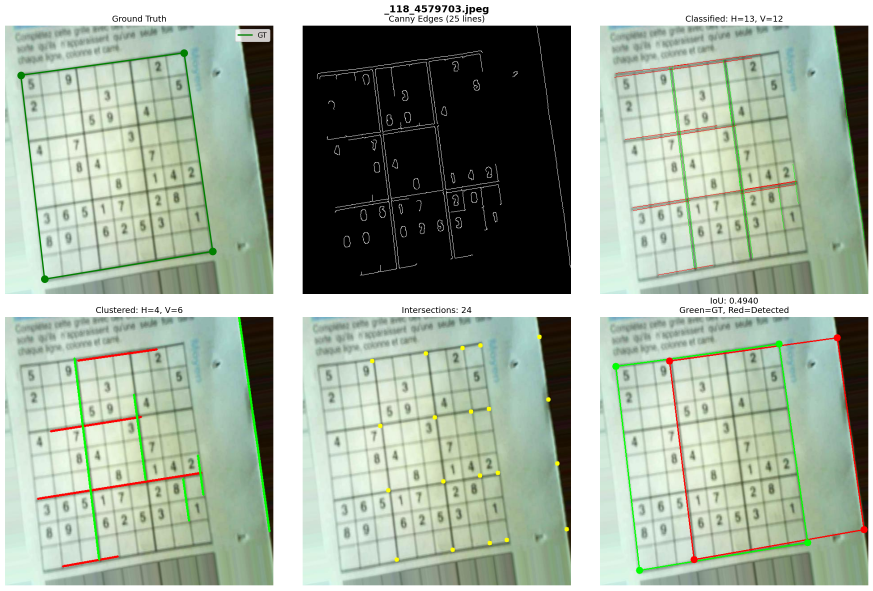
#> input picture _archive/sudoku-detector/experiment/diagnostic_output/_118_4579703_diagnostic.png, 2619 x 1771 px (shown at 1/3 size)
$ python -i contour_detection_v2.py   (imports and definitions only)
#> lines starting #> are read from the running program, lines starting #| are printed output that depends on the picture; after the words box and inside, x2 and y2 are one past the last pixel; in counts of white or black regions, pixels touching at a corner belong together
### _archive/sudoku-detector/src/preprocessing.py
"""Image preprocessing functions for sudoku grid detection."""

from typing import Optional, Tuple

import cv2
import numpy as np

from .config import DetectionConfig


# [24 lines left out: function load_and_validate, not called in this run]


def resize_image(
    img: np.ndarray, target_size: int
) -> Tuple[np.ndarray, float]:
    """Resize image to fit within target size while preserving aspect ratio.

    The image is only resized if its largest dimension exceeds target_size.
    The aspect ratio is always preserved.

    Args:
        img: Input image (BGR or grayscale).
        target_size: Maximum dimension (width or height) for the output.

    Returns:
        Tuple of (resized_image, scale_factor) where scale_factor is the
        ratio of new size to original size (1.0 if no resize needed).
    """
    height, width = img.shape[:2]
    max_dim = max(height, width)

    if max_dim <= target_size:
        return img.copy(), 1.0

    scale_factor = target_size / max_dim
    new_width = int(width * scale_factor)
    new_height = int(height * scale_factor)

    resized = cv2.resize(
        img, (new_width, new_height), interpolation=cv2.INTER_AREA
    )
    return resized, scale_factor


def to_grayscale(img: np.ndarray) -> np.ndarray:
    """Convert image to grayscale, handling already-gray images.

    Args:
        img: Input image (BGR or grayscale).

    Returns:
        Grayscale image.
    """
    if len(img.shape) == 2:
        return img.copy()

    if img.shape[2] == 1:
        return img.squeeze(axis=2).copy()

    return cv2.cvtColor(img, cv2.COLOR_BGR2GRAY)


# [149 lines left out: functions apply_clahe, adaptive_threshold, apply_morphological, get_edges, preprocess_for_contour, preprocess_for_hough, not called in this run]

### _archive/sudoku-detector/src/geometry.py
"""Geometric utility functions for sudoku grid detection."""

from typing import List, Tuple

import cv2
import numpy as np

try:
    from shapely.geometry import Polygon
    SHAPELY_AVAILABLE = True
except ImportError:
    SHAPELY_AVAILABLE = False


def order_corners(corners: np.ndarray) -> np.ndarray:
    """Order 4 corner points as [top-left, top-right, bottom-right, bottom-left].

    Uses sum and difference method:
    - Top-left: smallest (x + y)
    - Bottom-right: largest (x + y)
    - Top-right: largest (x - y)
    - Bottom-left: smallest (x - y)

    Args:
        corners: Unordered corner points with shape (4, 2).

    Returns:
        Ordered corners array with shape (4, 2) and dtype float32.
    """
    corners = np.array(corners, dtype=np.float32)

    if corners.shape != (4, 2):
        raise ValueError(f"Expected shape (4, 2), got {corners.shape}")

    # Compute sum and difference for each point
    sums = corners[:, 0] + corners[:, 1]
    diffs = corners[:, 0] - corners[:, 1]

    # Find indices of extreme points
    top_left_idx = np.argmin(sums)
    bottom_right_idx = np.argmax(sums)
    top_right_idx = np.argmax(diffs)
    bottom_left_idx = np.argmin(diffs)

    # Order corners: TL, TR, BR, BL
    ordered = np.array([
        corners[top_left_idx],
        corners[top_right_idx],
        corners[bottom_right_idx],
        corners[bottom_left_idx],
    ], dtype=np.float32)

    return ordered


def refine_corners(
    gray: np.ndarray,
    corners: np.ndarray,
    window_size: int = 5,
) -> np.ndarray:
    """Refine corner positions to sub-pixel accuracy.

    Uses cv2.cornerSubPix to find precise corner locations.

    Args:
        gray: Grayscale image.
        corners: Initial corner positions with shape (4, 2).
        window_size: Half of the search window side length.

    Returns:
        Refined corners array with shape (4, 2) and dtype float32.
    """
    corners = np.array(corners, dtype=np.float32)

    # cornerSubPix expects shape (N, 1, 2)
    corners_reshaped = corners.reshape(-1, 1, 2)

    criteria = (
        cv2.TERM_CRITERIA_EPS + cv2.TERM_CRITERIA_MAX_ITER,
        30,
        0.001,
    )

    refined = cv2.cornerSubPix(
        gray,
        corners_reshaped,
        winSize=(window_size, window_size),
        zeroZone=(-1, -1),
        criteria=criteria,
    )

    return refined.reshape(4, 2).astype(np.float32)


# [335 lines left out: functions compute_homography, warp_perspective, scale_corners_to_original, compute_quadrilateral_area, _compute_angle_at_vertex, compute_interior_angles and 4 more, not called in this run]

### _archive/sudoku-detector/experiment/contour_detection_v2.py
#!/usr/bin/env python3
"""
Improved contour-based detection with multiple strategies.
"""

import sys
import json
import random
from pathlib import Path
from typing import Dict, List, Tuple, Optional

import cv2
import numpy as np

sys.path.insert(0, str(Path.cwd().parent))

from src.preprocessing import resize_image, to_grayscale
from src.geometry import order_corners, refine_corners, compute_iou

RANDOM_SEED = 42
TARGET_SIZE = 1000
GROUND_TRUTH_FILE = Path('../data/ground_truth_corners.json')
EXAMPLES_DIR = Path('../examples')


# [10 lines left out: functions load_ground_truth, get_sample_images, not called in this run]


def find_quadrilateral_from_contour(
    contour: np.ndarray,
    img_shape: Tuple[int, int],
    epsilon_range: List[float] = [0.01, 0.02, 0.03, 0.04, 0.05]
) -> Optional[np.ndarray]:
    """
    Try to approximate contour to a quadrilateral with various tolerances.
    """
    peri = cv2.arcLength(contour, True)

    for eps in epsilon_range:
        approx = cv2.approxPolyDP(contour, eps * peri, True)

        if len(approx) == 4:
            quad = approx.reshape(4, 2)
            if cv2.isContourConvex(quad.reshape(-1, 1, 2).astype(np.int32)):
                return quad

    return None


def find_quadrilateral_from_hull(
    contour: np.ndarray,
    img_shape: Tuple[int, int]
) -> Optional[np.ndarray]:
    """
    Find quadrilateral by fitting to convex hull.
    Uses the 4 points that maximize the quadrilateral area.
    """
    hull = cv2.convexHull(contour)

    if len(hull) < 4:
        return None

    hull_points = hull.reshape(-1, 2)

    # If hull already has 4 points, use them
    if len(hull_points) == 4:
        return hull_points.astype(np.float32)

    # Find 4 corners from hull using distance from centroid
    centroid = hull_points.mean(axis=0)
    angles = np.arctan2(hull_points[:, 1] - centroid[1],
                        hull_points[:, 0] - centroid[0])

    # Sort by angle
    sorted_indices = np.argsort(angles)
    sorted_points = hull_points[sorted_indices]

    # Divide into 4 quadrants and pick furthest point from centroid in each
    n = len(sorted_points)
    quadrant_size = n // 4

    corners = []
    for i in range(4):
        start = i * quadrant_size
        end = start + quadrant_size if i < 3 else n

        quadrant_points = sorted_points[start:end]
        distances = np.linalg.norm(quadrant_points - centroid, axis=1)
        furthest_idx = np.argmax(distances)
        corners.append(quadrant_points[furthest_idx])

    return np.array(corners, dtype=np.float32)


def find_best_quadrilateral(
    contours: List[np.ndarray],
    img_shape: Tuple[int, int],
    min_area_ratio: float = 0.05,
    max_area_ratio: float = 0.98
) -> Tuple[Optional[np.ndarray], str]:
    """
    Find the best quadrilateral from contours.

    Returns:
        quad: 4 corner points, or None
        method: how the quad was found
    """
    h, w = img_shape
    img_area = h * w
    min_area = img_area * min_area_ratio
    max_area = img_area * max_area_ratio

    candidates = []

    for contour in contours:
        area = cv2.contourArea(contour)
        if area < min_area or area > max_area:
            continue

        # Try polygon approximation first
        quad = find_quadrilateral_from_contour(contour, img_shape)
        if quad is not None:
            candidates.append((quad, area, 'approx'))
            continue

        # Try convex hull
        quad = find_quadrilateral_from_hull(contour, img_shape)
        if quad is not None:
            quad_area = cv2.contourArea(quad.reshape(-1, 1, 2).astype(np.int32))
            if quad_area >= min_area:
                candidates.append((quad, quad_area, 'hull'))

    if not candidates:
        return None, 'none'

    # Return largest
    candidates.sort(key=lambda x: x[1], reverse=True)
    return candidates[0][0], candidates[0][2]


def preprocess_for_contours(
    gray: np.ndarray,
    method: str,
    params: dict
) -> np.ndarray:
    """Apply preprocessing to get binary image for contour detection."""

    if method == 'adaptive':
        blur = cv2.GaussianBlur(gray, (5, 5), 0)
        binary = cv2.adaptiveThreshold(
            blur, 255,
            cv2.ADAPTIVE_THRESH_GAUSSIAN_C,
            cv2.THRESH_BINARY_INV,
            params.get('block_size', 11),
            params.get('c', 2)
        )

    elif method == 'canny':
        blur = cv2.GaussianBlur(gray, (5, 5), 0)
        binary = cv2.Canny(
            blur,
            params.get('canny_low', 50),
            params.get('canny_high', 150)
        )

    elif method == 'bilateral_canny':
        filtered = cv2.bilateralFilter(gray, 9, 75, 75)
        binary = cv2.Canny(
            filtered,
            params.get('canny_low', 50),
            params.get('canny_high', 150)
        )

    elif method == 'morph_gradient':
        kernel = cv2.getStructuringElement(cv2.MORPH_RECT, (3, 3))
        gradient = cv2.morphologyEx(gray, cv2.MORPH_GRADIENT, kernel)
        _, binary = cv2.threshold(gradient, 0, 255, cv2.THRESH_BINARY + cv2.THRESH_OTSU)

    elif method == 'otsu':
        blur = cv2.GaussianBlur(gray, (5, 5), 0)
        _, binary = cv2.threshold(blur, 0, 255, cv2.THRESH_BINARY_INV + cv2.THRESH_OTSU)

    else:
        raise ValueError(f"Unknown method: {method}")

    return binary


def close_edges(binary: np.ndarray, iterations: int = 2) -> np.ndarray:
    """Close gaps in edges using morphological operations."""
    kernel = cv2.getStructuringElement(cv2.MORPH_RECT, (3, 3))

    # Dilate to connect nearby edges
    closed = cv2.dilate(binary, kernel, iterations=iterations)

    # Optional: erode slightly to maintain edge positions
    # closed = cv2.erode(closed, kernel, iterations=1)

    return closed


def detect_corners(
    image: np.ndarray,
    params: dict = None
) -> Tuple[Optional[np.ndarray], dict]:
    """
    Detect sudoku corners using robust contour detection.
    """
    if params is None:
        params = {}

    debug = {}

    # Preprocess
    resized, scale = resize_image(image, TARGET_SIZE)
    gray = to_grayscale(resized)
    debug['scale'] = scale

    # Try multiple preprocessing methods
    methods = [
        ('adaptive', {'block_size': 11, 'c': 2}),
        ('adaptive', {'block_size': 15, 'c': 3}),
        ('adaptive', {'block_size': 21, 'c': 4}),
        ('morph_gradient', {}),
        ('canny', {'canny_low': 30, 'canny_high': 100}),
        ('canny', {'canny_low': 50, 'canny_high': 150}),
        ('bilateral_canny', {'canny_low': 50, 'canny_high': 150}),
        ('otsu', {}),
    ]

    best_quad = None
    best_area = 0
    best_method = None

    for method_name, method_params in methods:
        try:
            binary = preprocess_for_contours(gray, method_name, method_params)

            # Try different levels of edge closing
            for close_iter in [1, 2, 3]:
                closed = close_edges(binary, close_iter)

                # Find contours
                contours, _ = cv2.findContours(
                    closed,
                    cv2.RETR_EXTERNAL,
                    cv2.CHAIN_APPROX_SIMPLE
                )

                quad, find_method = find_best_quadrilateral(contours, gray.shape[:2])

                if quad is not None:
                    area = cv2.contourArea(quad.reshape(-1, 1, 2).astype(np.int32))
                    if area > best_area:
                        best_area = area
                        best_quad = quad
                        best_method = f"{method_name}_{find_method}_close{close_iter}"

        except Exception as e:
            continue

    if best_quad is None:
        debug['error'] = 'No quadrilateral found'
        return None, debug

    debug['method'] = best_method

    # Order corners: TL, TR, BR, BL
    corners = order_corners(best_quad)

    # Refine corners
    try:
        corners = refine_corners(gray, corners)
    except:
        pass

    # Scale back
    corners_orig = corners / scale

    return corners_orig, debug


# [42 lines left out: function test_on_all_images, not called in this run]


# [2 lines not run here, left out]

>>> import cv2
>>> picture = cv2.imread('diagnostic_output/_118_4579703_diagnostic.png')
#> picture is the input picture: shape (1771, 2619, 3); mean B, G, R 157.2, 173, 159.9
>>> result = detect_corners(picture)
#> in resize_image, `resized = cv2.resize( img, (new_width, new_height), interpolation=cv2...`:
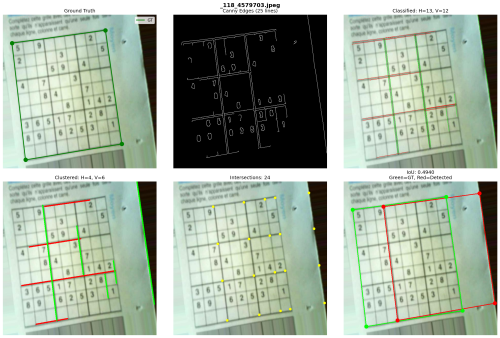
#> resized: shape (676, 1000, 3) (shown at 1/2 size); mean B, G, R 157.2, 173, 159.9
#> in detect_corners, `resized, scale = resize_image(image, TARGET_SIZE)`: scale = 0.382
#> the loop in detect_corners, `for method_name, method_params in methods:` made 8 passes
#> pass 1, in preprocess_for_contours, `binary = cv2.adaptiveThreshold( blur, 255, cv2.ADAPTIVE_THRESH_GAUSSIA..`:
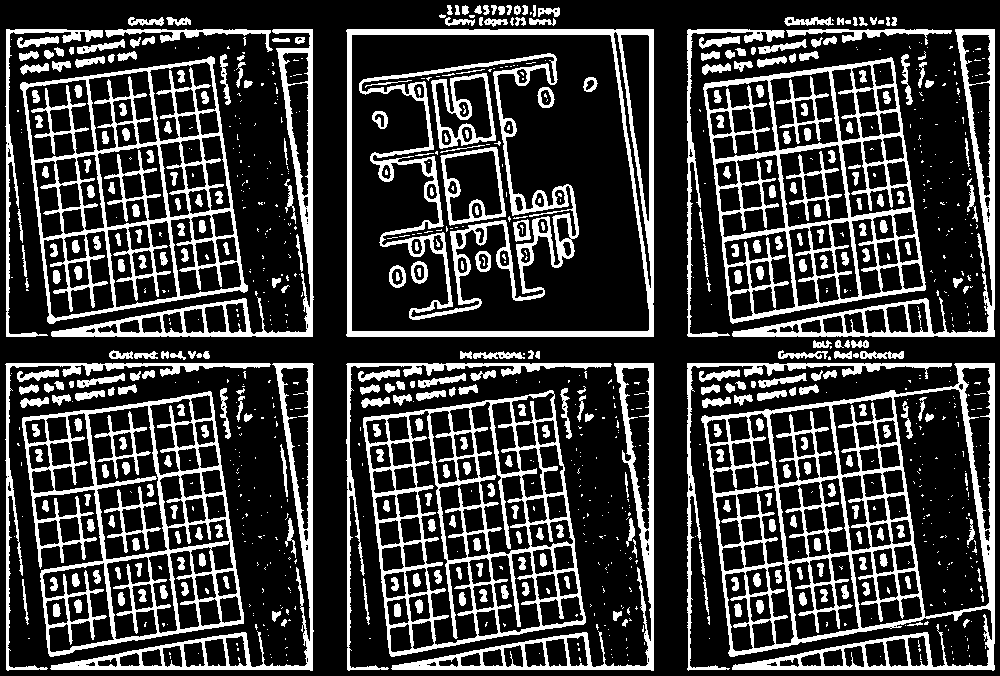
#> binary: shape (676, 1000); 23.7% white; 1019 white regions (638 under 20 px), largest, box (x1, y1, x2, y2) and area: (701, 363, 995, 671) 19323, (363, 390, 586, 657) 13025, (20, 56, 248, 324) 12933
#> pass 1, in close_edges, `closed = cv2.dilate(binary, kernel, iterations=iterations)`:
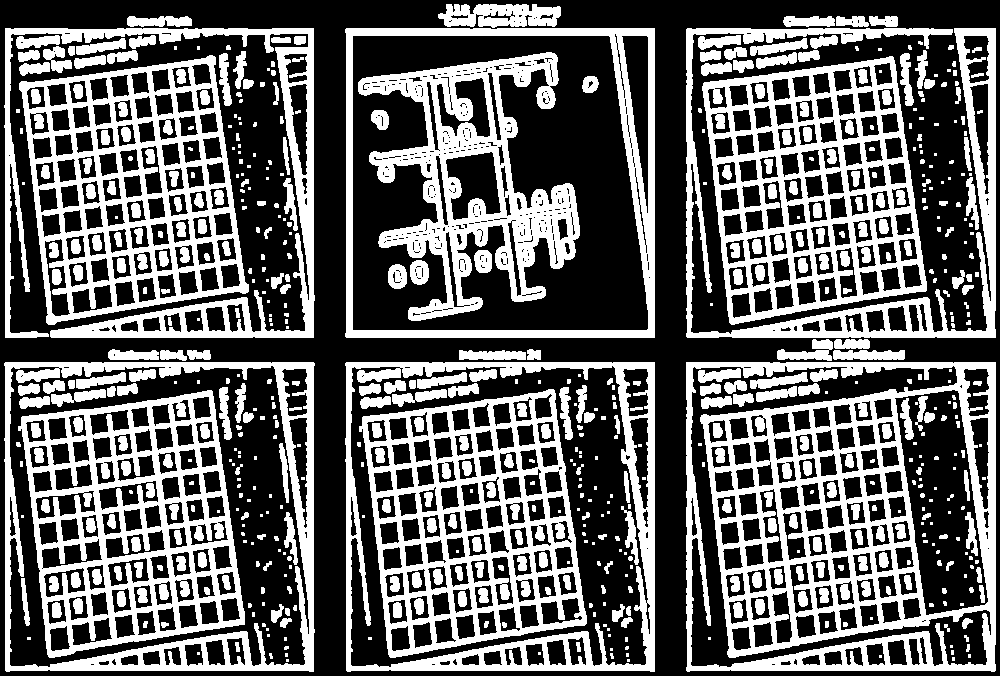
#> closed: shape (676, 1000); 39.2% white; 645 white regions (267 under 20 px), largest, box (x1, y1, x2, y2) and area: (686, 362, 996, 672) 36610, (18, 390, 245, 658) 22408, (359, 389, 587, 658) 22375
#> pass 1, in close_edges (call 2), `closed = cv2.dilate(binary, kernel, iterations=iterations)`:
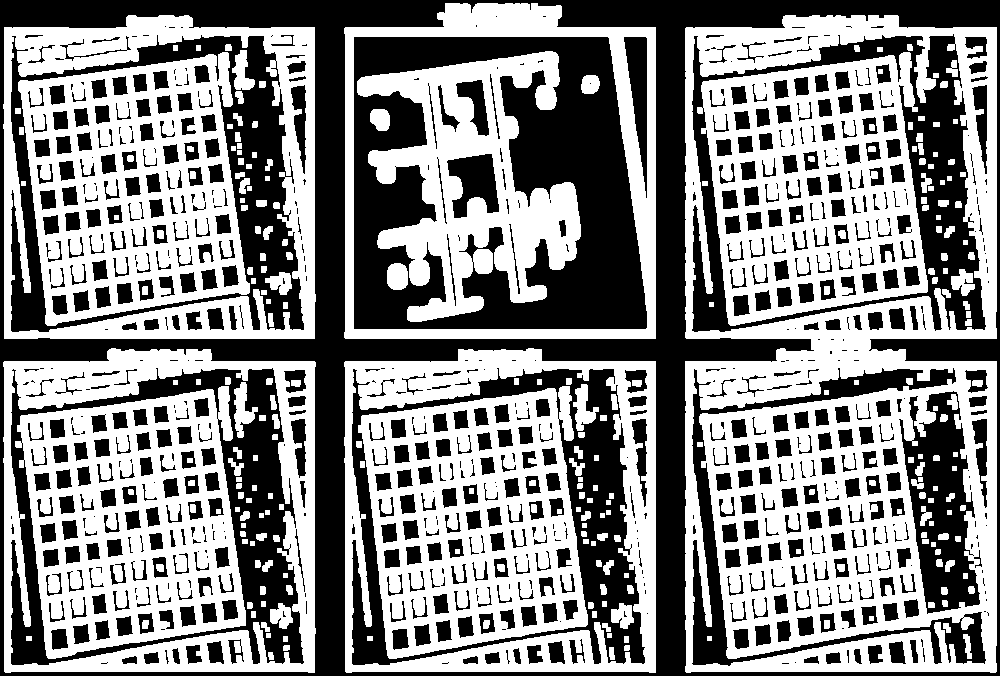
#> closed: shape (676, 1000); 53.2% white; 808 black regions (269 under 20 px), largest, box (x1, y1, x2, y2) and area: (0, 0, 1000, 676) 85387, (354, 37, 647, 329) 48192, (11, 368, 304, 665) 20074
#> after the loop in detect_corners, `for method_name, method_params in methods:`:
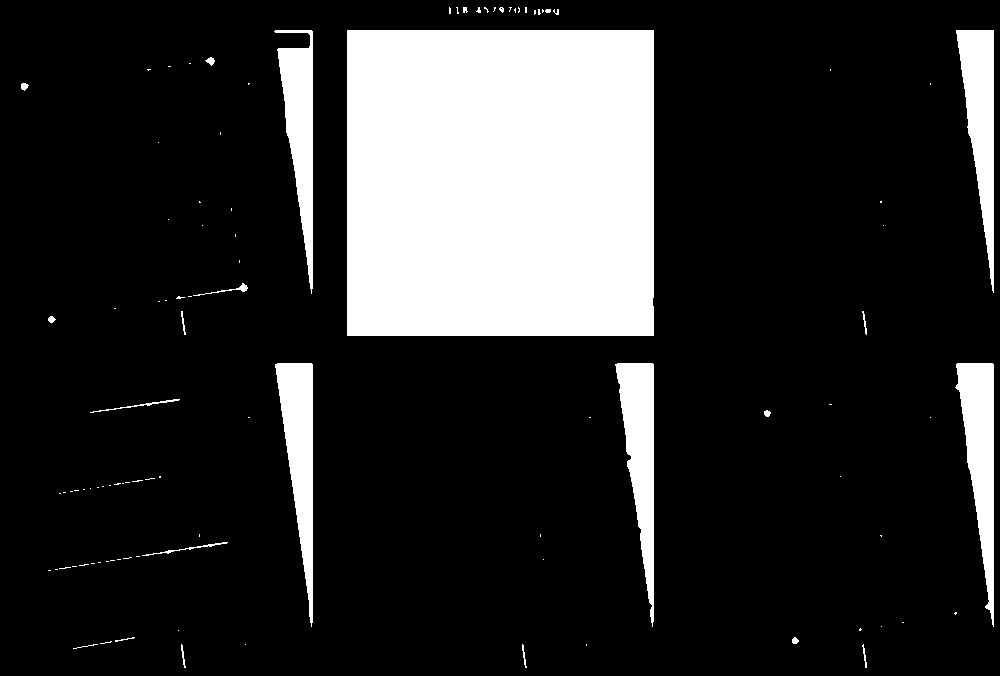
#> binary: shape (676, 1000); 17.9% white; 102 white regions (77 under 20 px), largest, box (x1, y1, x2, y2) and area: (347, 30, 654, 336) 93934, (955, 363, 994, 627) 5371, (615, 363, 654, 627) 5319
#> after the loop in detect_corners, `for method_name, method_params in methods:`:
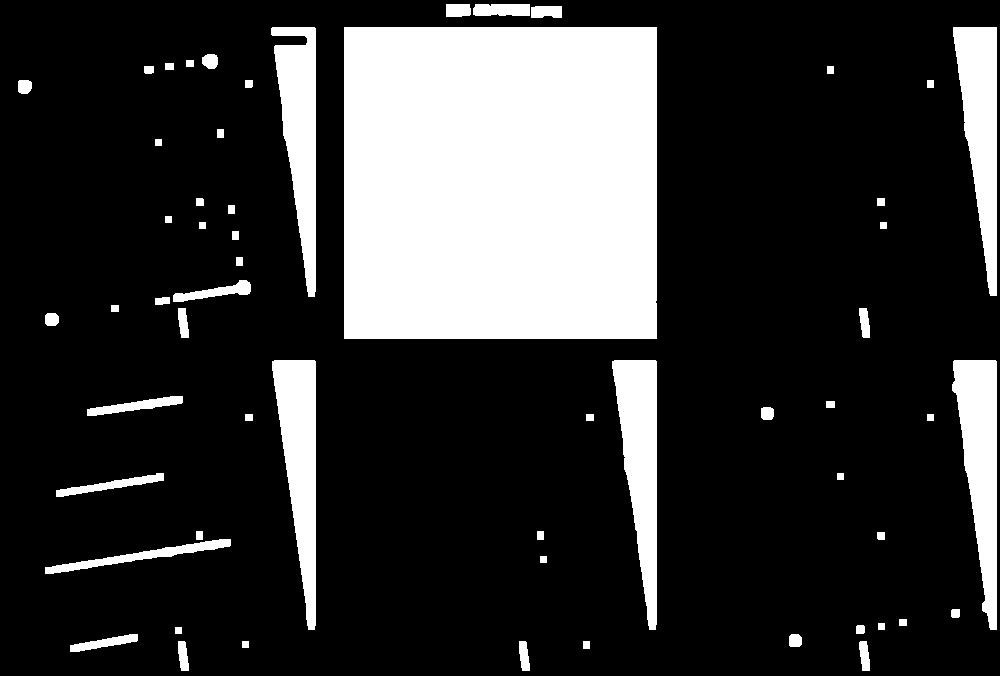
#> closed: shape (676, 1000); 21.1% white; 58 white regions, largest, box (x1, y1, x2, y2) and area: (344, 27, 657, 339) 97654, (952, 360, 997, 630) 7257, (612, 360, 657, 630) 7208
#> after the loop in detect_corners, `for method_name, method_params in methods:`: best_area = 196732.5; best_method = 'canny_hull_close3'; best_quad = [[685, 26], [996, 26], [998, 640], [685, 673]]
#> in order_corners, `sums = corners[:, 0] + corners[:, 1]`: sums = [711, 1022, 1638, 1358]
#> in order_corners, `diffs = corners[:, 0] - corners[:, 1]`: diffs = [659, 970, 358, 12]
#> in order_corners, `top_left_idx = np.argmin(sums)`: top_left_idx = 0
#> in order_corners, `bottom_right_idx = np.argmax(sums)`: bottom_right_idx = 2
#> in order_corners, `top_right_idx = np.argmax(diffs)`: top_right_idx = 1
#> in order_corners, `bottom_left_idx = np.argmin(diffs)`: bottom_left_idx = 3
#> in order_corners, `ordered = np.array([ corners[top_left_idx], corners[top_right_idx], co..`: ordered = [[685, 26], [996, 26], [998, 640], [685, 673]]
#> in refine_corners, `refined = cv2.cornerSubPix( gray, corners_reshaped, winSize=(window_si..`: refined = [[686.8, 28.97], [994.1, 28.93], [994.4, 637.1], [686.8, 669.7]]
#> in detect_corners, `corners = refine_corners(gray, corners)`: corners has the same summary as refined in refine_corners
#> in detect_corners, `corners_orig = corners / scale`: corners_orig = [[1798.7, 75.87], [2603.6, 75.78], [2604.3, 1668.5], [1798.7, 1753.8]]
